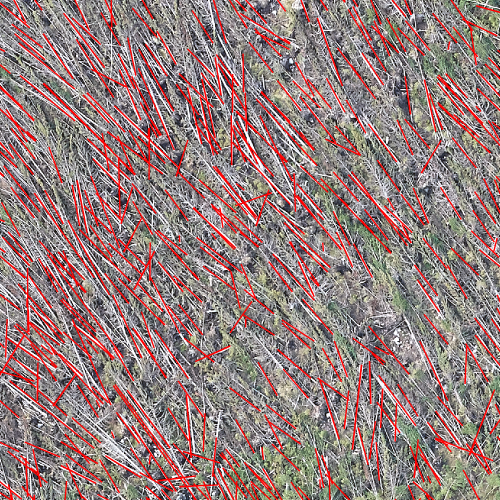
#> input picture Capture1.PNG, 1000 x 1000 px (shown at 1/2 size)
$ python -i image_processing.py   (imports and definitions only)   (older library calls are emulated)
#> lines starting #> are read from the running program, lines starting #| are printed output that depends on the picture
import os
import timeit

os.environ["OPENCV_IO_MAX_IMAGE_PIXELS"] = pow(2,40).__str__()
import cv2
from .utilities import *
import numpy as np
import math
# [1 line not run here, left out]


# Rotates an image (angle in degrees) and expands image to avoid cropping
# [51 lines left out: functions rotate_image, crop_coord_polygon, extract_scaled_mask, not called in this run]


def equalize_image(image):
    ycrcb = cv2.cvtColor(image, cv2.COLOR_BGR2YCR_CB)
    channels = cv2.split(ycrcb)
    cv2.equalizeHist(channels[0], channels[0])
    cv2.merge(channels, ycrcb)

    return cv2.cvtColor(ycrcb, cv2.COLOR_YCR_CB2BGR)


# [253 lines left out: functions batch_line_boxes, find_surrounding_images, crop_extended_region, not called in this run]

>>> import cv2
>>> picture = cv2.imread('../../Capture1.PNG')
#> picture is the input picture: shape (1000, 1000, 3); mean B, G, R 124.9, 126.1, 150.6
>>> result = equalize_image(picture)
#> in equalize_image, `ycrcb = cv2.cvtColor(image, cv2.COLOR_BGR2YCR_CB)`: ycrcb: shape (1000, 1000, 3); mean of channels 0, 1, 2 133.3, 140.3, 123.2
#> in equalize_image, `return cv2.cvtColor(ycrcb, cv2.COLOR_YCR_CB2BGR)`:
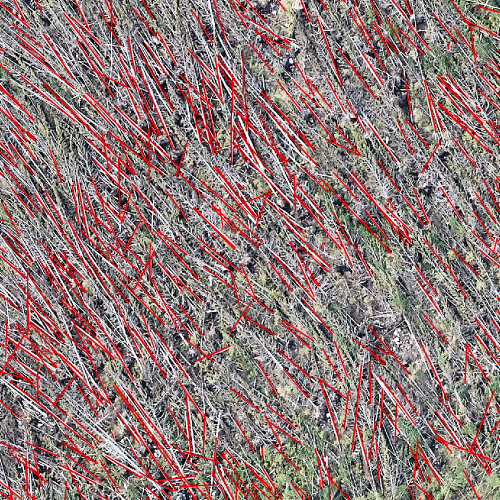
#> returned value: shape (1000, 1000, 3) (shown at 1/2 size); mean B, G, R 120.9, 122.1, 145

$ run again, on Capture2.PNG
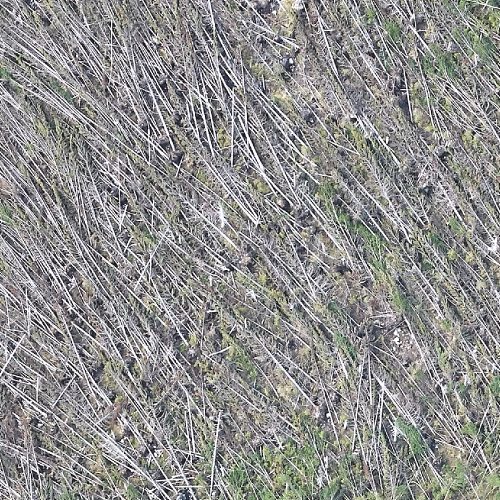
#> input picture Capture2.PNG, 1000 x 1000 px (shown at 1/2 size)
#> picture is the input picture: shape (1000, 1000, 3); mean B, G, R 141.5, 142.6, 143
#> ycrcb: shape (1000, 1000, 3); mean of channels 0, 1, 2 142.6, 128.3, 127.4
#> in equalize_image, `return cv2.cvtColor(ycrcb, cv2.COLOR_YCR_CB2BGR)`:
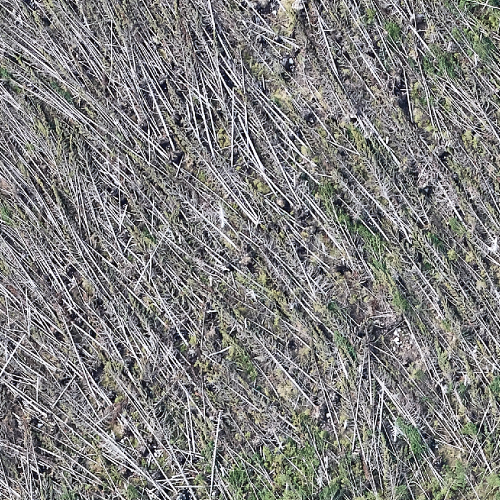
#> returned value: shape (1000, 1000, 3) (shown at 1/2 size); mean B, G, R 126.3, 127.4, 127.7

$ run again, on tempsnip4.PNG
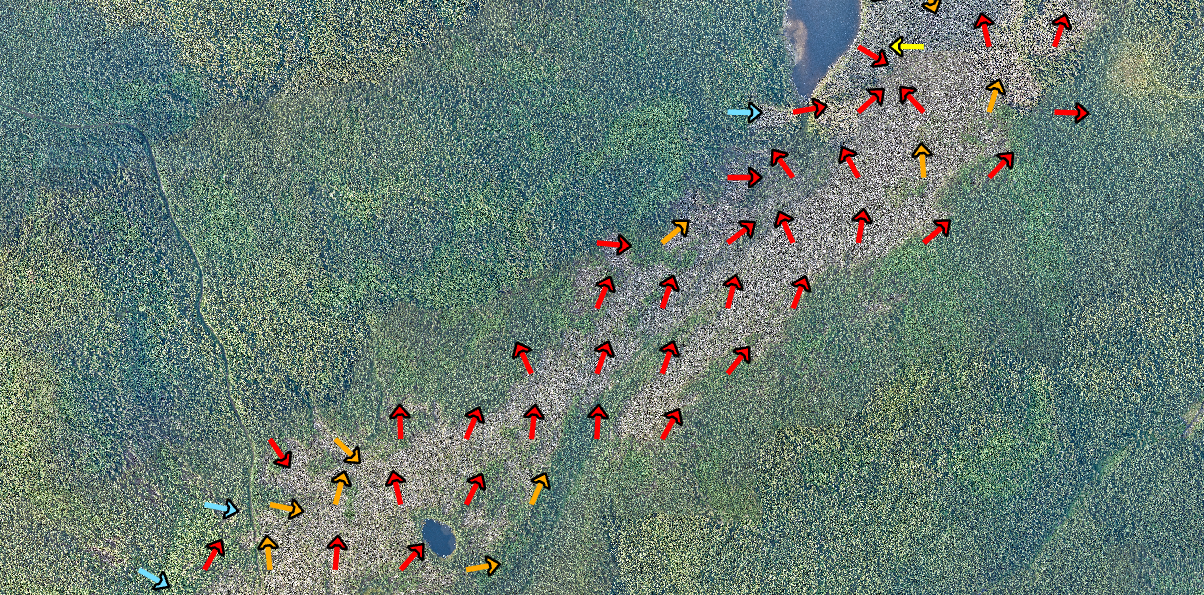
#> input picture tempsnip4.PNG, 1204 x 595 px
#> picture is the input picture: shape (595, 1204, 3); mean B, G, R 114.9, 123.5, 103.1
#> ycrcb: shape (595, 1204, 3); mean of channels 0, 1, 2 116.4, 118.5, 127.1
#> in equalize_image, `return cv2.cvtColor(ycrcb, cv2.COLOR_YCR_CB2BGR)`:
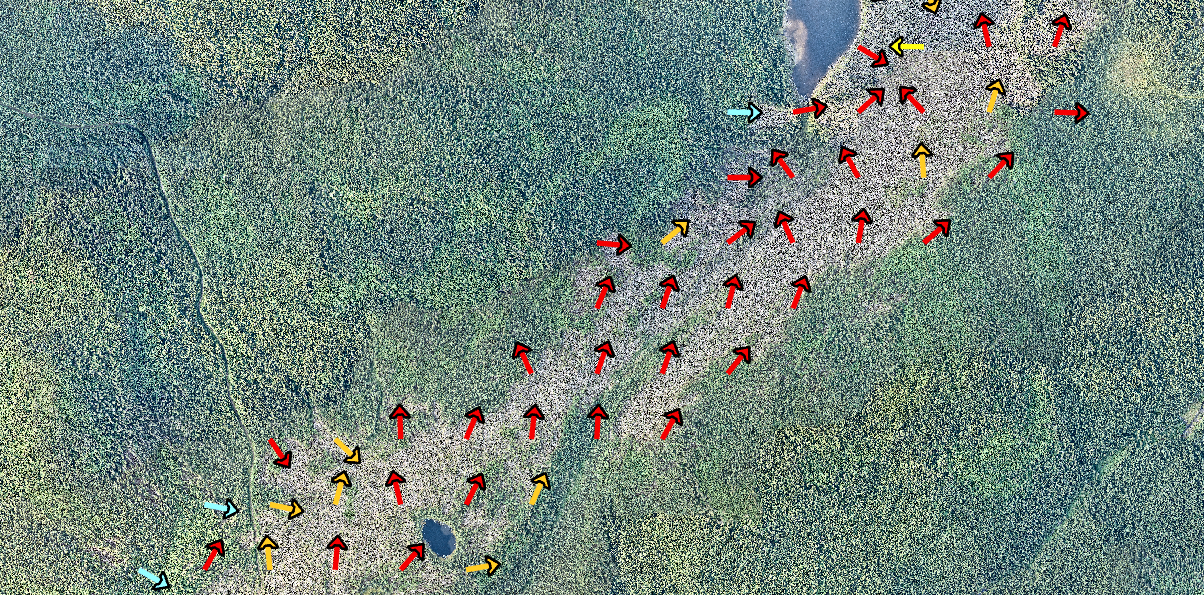
#> returned value: shape (595, 1204, 3); mean B, G, R 125, 133.6, 113.8
